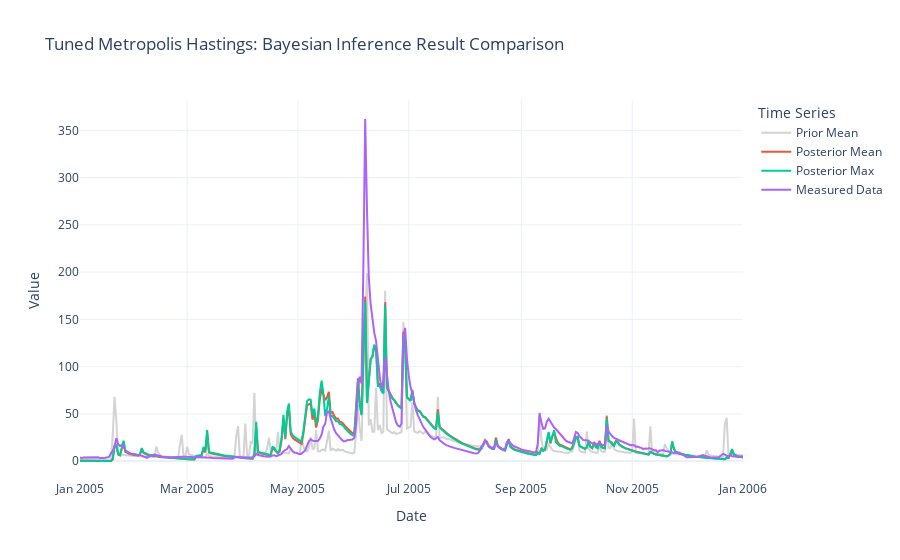

Notebook cell for this chart:
### Code cell
# Create a figure
fig = go.Figure()
model.get_start_date
dates = model.get_simulation_range()
fig.add_trace(
    go.Scatter(
        x=dates,
        y=prior_means,
        mode="lines",
        name="Prior Mean",
        line=dict(color="lightgrey"),
    )
)
fig.add_trace(
    go.Scatter(x=dates, y=posterior_mean, mode="lines", name="Posterior Mean")
)
fig.add_trace(go.Scatter(x=dates, y=posterior_max, mode="lines", name="Posterior Max"))
fig.add_trace(go.Scatter(x=dates, y=measured_data, mode="lines", name="Measured Data"))

# Update layout
fig.update_layout(
    title="Markov chain Monte Carlo: Bayesian Inference Result Comparison",
    xaxis_title="Date",
    yaxis_title="Value",
    legend_title="Time Series",
    hovermode="x unified",
    template="plotly_white",
)

# Show the figure
fig.show()

### Figure 1 — Plotly figure (JSON) as saved in the notebook; plotly's stock layout.template omitted (floating-point values rounded to 4 significant figures; data arrays with more than 128 entries replaced by an {"elided": "..."} marker saying what was removed)
{"data": [{"line": {"color": "lightgrey"}, "mode": "lines", "name": "Prior Mean", "type": "scatter", "x": {"elided": "366 str values"}, "y": {"elided": "366 float values"}}, {"mode": "lines", "name": "Posterior Mean", "type": "scatter", "x": {"elided": "366 str values"}, "y": {"elided": "366 float values"}}, {"mode": "lines", "name": "Posterior Max", "type": "scatter", "x": {"elided": "366 str values"}, "y": {"elided": "366 float values"}}, {"mode": "lines", "name": "Measured Data", "type": "scatter", "x": {"elided": "366 str values"}, "y": {"elided": "366 float values"}}], "layout": {"hovermode": "x unified", "legend": {"title": {"text": "Time Series"}}, "title": {"text": "Tuned Metropolis Hastings: Bayesian Inference Result Comparison"}, "xaxis": {"title": {"text": "Date"}}, "yaxis": {"title": {"text": "Value"}}}}
